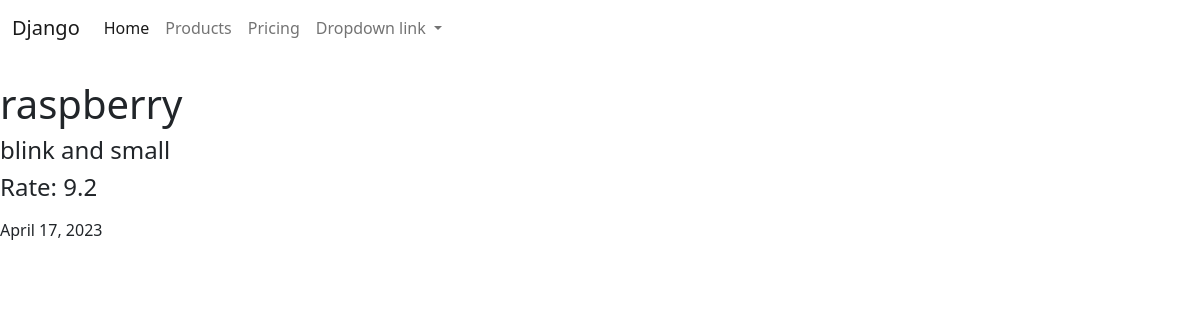
The page /products/3/ on the database as committed earlier.
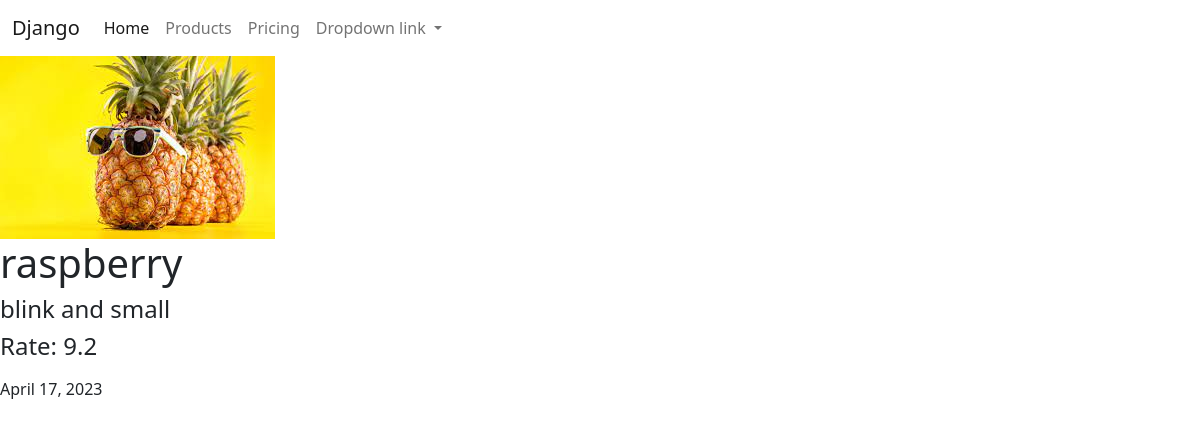
The same page on the database as committed later.
### posts/models.py (models this page shows, shortened)
class Products(models.Model):
    image = models.ImageField(blank=True, null=True)
    title = models.CharField(max_length=255)
    description = models.TextField()
    rate = models.FloatField()
    create_date = models.DateField(auto_now=True)
    modified_date = models.DateField(auto_now_add=True)

### posts/views.py (the view, shortened to what this page needs)
# urls.py: path('products/<int:id>/', product_detail_view),
def product_detail_view(request, id):
    if request.method == 'GET':
        products = Products.objects.get(id=id)
        context = {
            'product': products,
            'comments': products.comment_set.all(),
            'form': CommentCreateForm
        }
        return render(request, 'products/detail.html', context=context)

### templates/products/detail.html (shortened to what this page needs)
{% extends 'layouts/index.html' %}
{% load static %}
{% block content %}
    <div class="product_block" style="
       .products_block {
             width: 80%;
             margin-left: 10%;
             margin-top: 50px;
         }
         .dates {
             margin-top: 20%;
             display: flex;
             justify-content: space-between;
         }">
        <div class="image">
            {% if product.image %}
                <img style="max-width: 650px" src="/media/{{ product.image }}/" alt="">
            {% else %}
                <img src="{% static 'img.png' %}" alt="">
            {% endif %}
        </div>
        <div class="info">
            <h1>{{ product.title }}</h1>
            <h4>{{ product.description }}</h4>
            <h4>Rate: {{ product.rate }}</h4>
            <div class="dates">
                <p>{{ product.modified_date }}</p>
            </div>
        </div>
    </div>
{% endblock %}

### templates/layouts/index.html (shortened to what this page needs)
<!doctype html>
<html lang="en">
<head>
    <link rel="stylesheet" href="https://cdn.jsdelivr.net/npm/bootstrap@5.2.3/dist/css/bootstrap.min.css">
</head>
<body>
<nav class="navbar navbar-expand-lg bg-body-tertiary">
  <div class="container-fluid">
    <a class="navbar-brand" href="#">Django</a>
    <div class="collapse navbar-collapse" id="navbarNavDropdown">
      <ul class="navbar-nav">
        <li class="nav-item">
          <a class="nav-link active" aria-current="page" href="/">Home</a>
        </li>
        <li class="nav-item">
          <a class="nav-link" href="/products/">Products</a>
        </li>
        <li class="nav-item">
          <a class="nav-link" href="#">Pricing</a>
        </li>
        <li class="nav-item dropdown">
          <a class="nav-link dropdown-toggle" href="#" role="button" data-bs-toggle="dropdown" aria-expanded="false">
            Dropdown link
          </a>
        </li>
      </ul>
    </div>
  </div>
</nav>
{% block content %}
{% endblock %}
</body>
</html>

Rows that differ between the two databases and show on the page:
changed Products "raspberry": image: picture added
